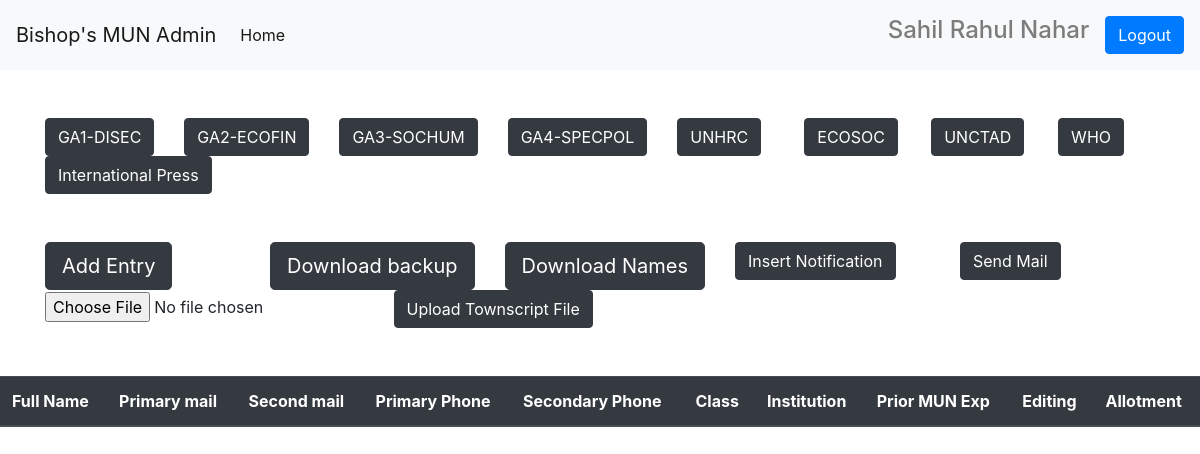
The app's page /accounts/index.php?id=2 (signed in) with its own data.
### tables this page shows
CREATE TABLE `committee` (
  `id` int(11) NOT NULL,
  `name` varchar(20) NOT NULL
);

### accounts/actions/config.php (called while the page is built, shortened)
<?php
class Database {
    function getConnection() {
        $this->servername = "localhost";
        $this->username = "root";
        $this->password = "";
        $this->dbname = "u752327893_maindb";
        $con = new mysqli($this->servername, $this->username, $this->password, $this->dbname);
        return $con;
    }
}
?>

### accounts/actions/Committees.php (called while the page is built, shortened)
<?php
include_once 'config.php';
class Committees extends Database {
    protected $con;
    public $committeeList;
    function __construct() {
        $this->committeeList = array();
        $this->con = parent::getConnection();
    }
    function getCommitteesList() {
        $this->query = "SELECT * from committee";
        $this->result =  $this->con->query($this->query);
        if($this->result->num_rows > 0) {
            while($row = $this->result->fetch_assoc()) {
                $this->committeeList[] = $row;
            }
        }
        return $this->committeeList;
    }
}
?>

### accounts/index.php (the view, shortened to what this page needs)
<?php
include_once 'head.php';
$committeeList = $committees->getCommitteesList();
?>
<div class="container">
  <br />
  <br />
  <form action="committeeDelegates.php" method="get">
    <div class="row">
      <?php foreach ($committeeList as $committee) { ?>
        <div class="col">
          <input name="committeeName" value="<?php echo $committee['name'] ?>" type="submit" class="btn btn-dark" />
        </div>
      <?php } ?>
    </div>
  </form>
  <br>
  <br>
  <div class="row">
    <div class="col">
      <a href="addForm.php"> <input type="button" class="btn btn-dark btn-lg" value="Add Entry" /></a>
    </div>
    <div class="col">
      <form method="post" action="actions/fileDownload.php">
        <input type="submit" name="downloadBackup" class="btn btn-dark btn-lg" value="Download backup" />
      </form>
    </div>
    <div class="col">
      <form method="post" action="actions/fileDownload.php">
        <input type="submit" name="namesListCSV" class="btn btn-dark btn-lg" value="Download Names" />
      </form>
    </div>
    <div class="col">
      <button type="button" class="btn btn-dark" data-toggle="modal" data-target="#myModal">Insert Notification</button>
    </div>
    <div class="col">
      <form method="get" action="sendMail.php">
        <input type="submit" class="btn btn-dark" value="Send Mail" />
      </form>
    </div>
    <div class="col">
      <form action="actions/fileUpload.php" method="post" enctype="multipart/form-data">
        <input type="file" name="fileToUpload" />
        <input type="submit" name="submit" class="btn btn-dark" value="Upload Townscript File" />
      </form>
    </div>
  </div>
</div>
<br />
<br />
<table class="table">
  <thead class="thead-dark">
    <tr>
      <th scope="col">Full Name</th>
      <th scope="col">Primary mail</th>
      <th scope="col">Second mail</th>
      <th scope="col">Primary Phone</th>
      <th scope="col">Secondary Phone</th>
      <th scope="col">Class</th>
      <th scope="col">Institution</th>
      <th scope="col">Prior MUN Exp</th>
      <th scope="col">Editing</th>
      <th scope="col">Allotment</th>
    </tr>
  </thead>
</table>
  <?php include_once 'footer.php'; ?>

### accounts/head.php (shortened to what this page needs)
<?php
include_once 'actions/Committees.php';
$committees = new Committees();
?>
<!doctype html>
<html>
    <head>
        <link href="https://stackpath.bootstrapcdn.com/bootstrap/4.3.1/css/bootstrap.min.css" rel="stylesheet">
        <link rel="stylesheet" href="css/prism.css">
        <link rel="stylesheet" href="css/chosen.css">
      </head>
    <body>
<nav style="background-color: #e3f2fd;"  class="navbar navbar-expand-lg navbar-light bg-light">
  <a class="navbar-brand" href="#">Bishop's MUN Admin</a>
  <div class="collapse navbar-collapse" id="navbarText">
    <ul class="navbar-nav mr-auto">
      <li class="nav-item active">
        <a class="nav-link" href="/">Home <span class="sr-only">(current)</span></a>
      </li>
    </ul>
    <span class="navbar-text">
    <ul class="navbar-nav mr-auto">
    <li class="nav-item" style="margin-right: 1em">
      	 <h4><?php echo $_SESSION['adminLogin']?></h4>
      </li>
      <li class="nav-item">
      	<form  action="head.php" method="get">
    		<input type="submit" value="Logout" name="logout" class="btn btn-primary"/>
    	</form>
      </li>
      </ul>
    </span>
  </div>
</nav>

### accounts/footer.php
    </body>
</html>

### records on screen
committee: committeeName "GA1-DISEC"
committee: committeeName "GA2-ECOFIN"
committee: committeeName "GA3-SOCHUM"
committee: committeeName "GA4-SPECPOL"
committee: committeeName "UNHRC"
committee: committeeName "ECOSOC"
committee: committeeName "UNCTAD"
committee: committeeName "WHO"
committee: committeeName "International Press"

### other values on screen
$_SESSION['adminLogin'] "Sahil Rahul Nahar"
